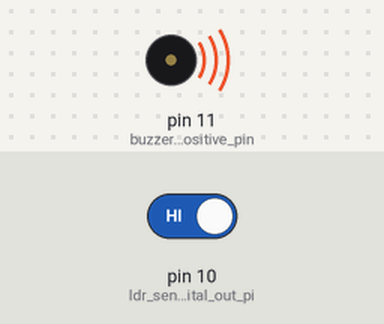
This sketch was run on a simulated Arduino Uno, built with avr-gcc and run on an emulated ATmega328P. Shown: buzzer (waves = sounding, pin HIGH). The test bench sets the inputs (shaded band); at power-on: pin 10 (ldr_sensor_digital_out_pi) HIGH.

Above: at 0.55 s.
Timing chart, 0 to 3.5 s (numbered marks = the images above):
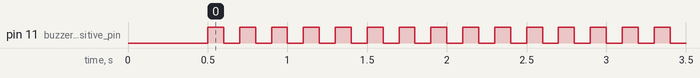

Measured:
- by itself, pin 11 (buzzer_positive_pin): alternates HIGH for 0.10 s and LOW for 0.10 s

The sketch:

laser_secuirity.ino
```cpp
void setup()
{
    pinMode(11, OUTPUT); // buzzer positive pin
    pinMode(10, INPUT);  // ldr sensor digital out pin
    delay(500);
}

void loop()
{
    // put your main code here, to run repeatedly:
    int i = 0;
    if (digitalRead(10) == LOW);{
    a:
        digitalWrite(11, HIGH);
        delay(100);
        digitalWrite(11, LOW);
        delay(100);
        i++;
        if (i < 50);{
            goto a;
        }
    }
}
```
